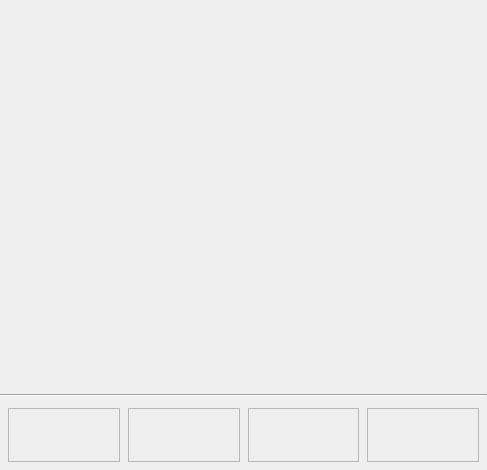
<?xml version="1.0" encoding="UTF-8"?>
<ui version="4.0">
 <class>ViewerWindow</class>
 <widget class="QWidget" name="ViewerWindow">
  <property name="geometry">
   <rect>
    <x>0</x>
    <y>0</y>
    <width>487</width>
    <height>470</height>
   </rect>
  </property>
  <property name="windowTitle">
   <string/>
  </property>
  <layout class="QVBoxLayout" name="verticalLayout_5" stretch="1,0,0">
   <property name="spacing">
    <number>0</number>
   </property>
   <property name="sizeConstraint">
    <enum>QLayout::SizeConstraint::SetDefaultConstraint</enum>
   </property>
   <property name="leftMargin">
    <number>0</number>
   </property>
   <property name="topMargin">
    <number>0</number>
   </property>
   <property name="rightMargin">
    <number>0</number>
   </property>
   <property name="bottomMargin">
    <number>0</number>
   </property>
   <item>
    <widget class="QWidget" name="raster" native="true"/>
   </item>
   <item>
    <widget class="Line" name="line">
     <property name="minimumSize">
      <size>
       <width>0</width>
       <height>10</height>
      </size>
     </property>
     <property name="orientation">
      <enum>Qt::Orientation::Horizontal</enum>
     </property>
    </widget>
   </item>
   <item>
    <layout class="QHBoxLayout" name="horizontalLayout">
     <property name="spacing">
      <number>8</number>
     </property>
     <property name="leftMargin">
      <number>8</number>
     </property>
     <property name="topMargin">
      <number>8</number>
     </property>
     <property name="rightMargin">
      <number>8</number>
     </property>
     <property name="bottomMargin">
      <number>8</number>
     </property>
     <item>
      <widget class="QFrame" name="frame_1">
       <property name="frameShape">
        <enum>QFrame::Shape::StyledPanel</enum>
       </property>
       <property name="frameShadow">
        <enum>QFrame::Shadow::Raised</enum>
       </property>
       <layout class="QVBoxLayout" name="verticalLayout">
        <item>
         <widget class="QLabel" name="p1_name">
          <property name="text">
           <string/>
          </property>
          <property name="alignment">
           <set>Qt::AlignmentFlag::AlignCenter</set>
          </property>
         </widget>
        </item>
        <item>
         <widget class="QLabel" name="p1_points">
          <property name="text">
           <string/>
          </property>
          <property name="alignment">
           <set>Qt::AlignmentFlag::AlignCenter</set>
          </property>
         </widget>
        </item>
       </layout>
      </widget>
     </item>
     <item>
      <widget class="QFrame" name="frame_2">
       <property name="frameShape">
        <enum>QFrame::Shape::StyledPanel</enum>
       </property>
       <property name="frameShadow">
        <enum>QFrame::Shadow::Raised</enum>
       </property>
       <layout class="QVBoxLayout" name="verticalLayout_2">
        <item>
         <widget class="QLabel" name="p2_name">
          <property name="text">
           <string/>
          </property>
          <property name="alignment">
           <set>Qt::AlignmentFlag::AlignCenter</set>
          </property>
         </widget>
        </item>
        <item>
         <widget class="QLabel" name="p2_points">
          <property name="text">
           <string/>
          </property>
          <property name="alignment">
           <set>Qt::AlignmentFlag::AlignCenter</set>
          </property>
         </widget>
        </item>
       </layout>
      </widget>
     </item>
     <item>
      <widget class="QFrame" name="frame_3">
       <property name="frameShape">
        <enum>QFrame::Shape::StyledPanel</enum>
       </property>
       <property name="frameShadow">
        <enum>QFrame::Shadow::Raised</enum>
       </property>
       <layout class="QVBoxLayout" name="verticalLayout_3">
        <item>
         <widget class="QLabel" name="p3_name">
          <property name="text">
           <string/>
          </property>
          <property name="alignment">
           <set>Qt::AlignmentFlag::AlignCenter</set>
          </property>
         </widget>
        </item>
        <item>
         <widget class="QLabel" name="p3_points">
          <property name="text">
           <string/>
          </property>
          <property name="alignment">
           <set>Qt::AlignmentFlag::AlignCenter</set>
          </property>
         </widget>
        </item>
       </layout>
      </widget>
     </item>
     <item>
      <widget class="QFrame" name="frame_4">
       <property name="frameShape">
        <enum>QFrame::Shape::StyledPanel</enum>
       </property>
       <property name="frameShadow">
        <enum>QFrame::Shadow::Raised</enum>
       </property>
       <layout class="QVBoxLayout" name="verticalLayout_4">
        <item>
         <widget class="QLabel" name="p4_name">
          <property name="text">
           <string/>
          </property>
          <property name="alignment">
           <set>Qt::AlignmentFlag::AlignCenter</set>
          </property>
         </widget>
        </item>
        <item>
         <widget class="QLabel" name="p4_points">
          <property name="text">
           <string/>
          </property>
          <property name="alignment">
           <set>Qt::AlignmentFlag::AlignCenter</set>
          </property>
         </widget>
        </item>
       </layout>
      </widget>
     </item>
    </layout>
   </item>
  </layout>
 </widget>
 <resources/>
 <connections/>
</ui>
